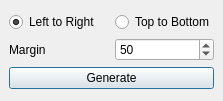
<?xml version="1.0" encoding="UTF-8"?>
<ui version="4.0">
 <class>AtlasAutoGeneratorUI</class>
 <widget class="QDialog" name="ElangAtlasAutoGeneratorUI">
  <property name="geometry">
   <rect>
    <x>0</x>
    <y>0</y>
    <width>223</width>
    <height>101</height>
   </rect>
  </property>
  <property name="windowTitle">
   <string>Atlas Auto Generate</string>
  </property>
  <layout class="QVBoxLayout" name="verticalLayout_2">
   <property name="spacing">
    <number>2</number>
   </property>
   <property name="leftMargin">
    <number>9</number>
   </property>
   <property name="topMargin">
    <number>9</number>
   </property>
   <property name="rightMargin">
    <number>9</number>
   </property>
   <property name="bottomMargin">
    <number>9</number>
   </property>
   <item>
    <layout class="QVBoxLayout" name="verticalLayout">
     <item>
      <layout class="QHBoxLayout" name="horizontalLayout">
       <item>
        <widget class="QRadioButton" name="ltrButton">
         <property name="text">
          <string>Left to Right</string>
         </property>
         <property name="checked">
          <bool>true</bool>
         </property>
         <attribute name="buttonGroup">
          <string notr="true">buttonGroup</string>
         </attribute>
        </widget>
       </item>
       <item>
        <widget class="QRadioButton" name="ttbButton">
         <property name="text">
          <string>Top to Bottom</string>
         </property>
         <attribute name="buttonGroup">
          <string notr="true">buttonGroup</string>
         </attribute>
        </widget>
       </item>
      </layout>
     </item>
     <item>
      <layout class="QHBoxLayout" name="horizontalLayout_2">
       <item>
        <widget class="QLabel" name="label">
         <property name="text">
          <string>Margin</string>
         </property>
        </widget>
       </item>
       <item>
        <widget class="QSpinBox" name="marginBox">
         <property name="minimum">
          <number>0</number>
         </property>
         <property name="maximum">
          <number>2048</number>
         </property>
         <property name="value">
          <number>50</number>
         </property>
        </widget>
       </item>
      </layout>
     </item>
     <item>
      <widget class="QPushButton" name="generateButton">
       <property name="text">
        <string>Generate</string>
       </property>
      </widget>
     </item>
    </layout>
   </item>
  </layout>
 </widget>
 <layoutdefault spacing="6" margin="11"/>
 <resources/>
 <connections/>
 <buttongroups>
  <buttongroup name="buttonGroup"/>
 </buttongroups>
</ui>
